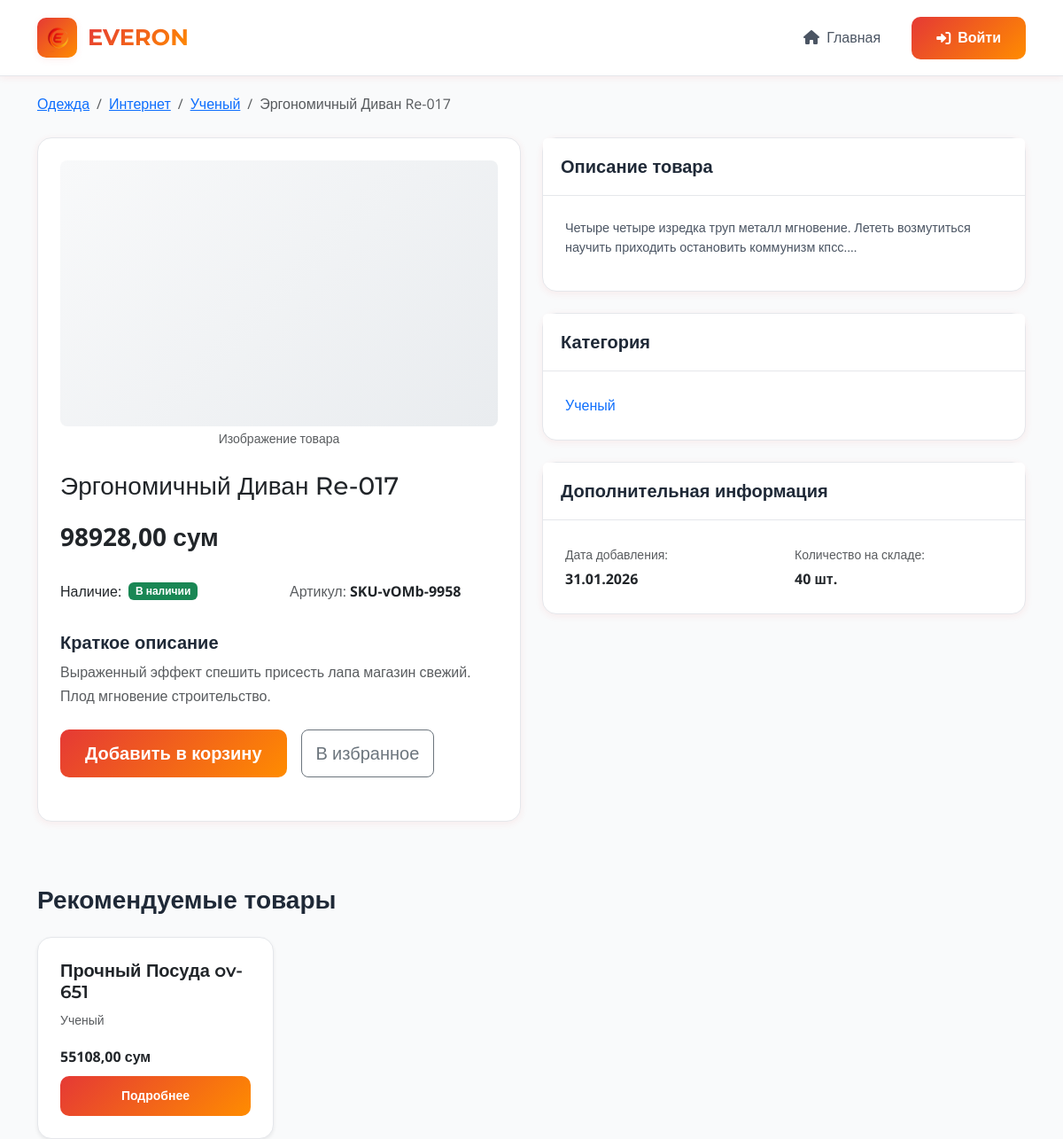
The page /product/product-44-NVaO/ on the database its author committed.
### catalog/models.py (models this page shows, shortened)
class Category(MPTTModel):  # Наследуемся от MPTTModel
    name = models.CharField(
        _('Name'),
        max_length=200,
        db_index=True
    )
    slug = models.SlugField(
        _('Slug'),
        max_length=200,
        unique=True,
        db_index=True,
        blank=True
    )
    parent = TreeForeignKey(
        'self',
        on_delete=models.CASCADE,
        null=True,
        blank=True,
        related_name='children',
        verbose_name=_('Parent category')
    )
    description = models.TextField(
        _('Description'),
        blank=True
    )
    is_active = models.BooleanField(
        _('Is active'),
        default=True
    )
    created_at = models.DateTimeField(
        _('Created at'),
        auto_now_add=True
    )
    updated_at = models.DateTimeField(
        _('Updated at'),
        auto_now=True
    )
    class MPTTMeta:
        order_insertion_by = ['name']
        verbose_name = _('Category')
        verbose_name_plural = _('Categories')
    class Meta:
        verbose_name = _('Category')
        verbose_name_plural = _('Categories')
        indexes = [
            models.Index(fields=['slug']),
            models.Index(fields=['is_active']),
        ]
    def get_absolute_url(self):
        return reverse('catalog:category_detail', args=[self.slug])
    def get_breadcrumbs(self):
        breadcrumbs = []
        ancestors = self.get_ancestors(include_self=True)
        for ancestor in ancestors:
            breadcrumbs.append({
                'name': ancestor.name,
                'url': ancestor.get_absolute_url()
            })
        return breadcrumbs

class Product(models.Model):
    name = models.CharField(
        _('Name'),
        max_length=200,
        db_index=True
    )
    slug = models.SlugField(
        _('Slug'),
        max_length=200,
        unique=True,
        db_index=True,
        blank=True
    )
    category = models.ForeignKey(
        Category,
        on_delete=models.CASCADE,
        related_name='products',
        verbose_name=_('Category')
    )
    sku = models.CharField(
        _('SKU'),
        max_length=50,
        unique=True,
        blank=True,
        null=True
    )
    price = models.DecimalField(
        _('Price'),
        max_digits=10,
        decimal_places=2
    )
    old_price = models.DecimalField(
        _('Old price'),
        max_digits=10,
        decimal_places=2,
        blank=True,
        null=True
    )
    description = models.TextField(
        _('Description'),
        blank=True
    )
    short_description = models.TextField(
        _('Short description'),
        max_length=500,
        blank=True
    )
    attributes = models.ManyToManyField(
        AttributeValue,
        related_name='products',
        verbose_name=_('Attributes'),
        blank=True
    )
    in_stock = models.BooleanField(
        _('In stock'),
        default=True
    )
    quantity = models.PositiveIntegerField(
        _('Quantity'),
        default=0
    )
    is_active = models.BooleanField(
        _('Is active'),
        default=True
    )
    created_at = models.DateTimeField(
        _('Created at'),
        auto_now_add=True
    )
    updated_at = models.DateTimeField(
        _('Updated at'),
        auto_now=True
    )
    objects = models.Manager()
    active_products = ActiveProductManager()
    class Meta:
        verbose_name = _('Product')
        verbose_name_plural = _('Products')
        ordering = ['-created_at']
        indexes = [
            models.Index(fields=['slug']),
            models.Index(fields=['category', 'is_active']),
            models.Index(fields=['price']),
            models.Index(fields=['created_at']),
        ]
    def get_absolute_url(self):
        return reverse('catalog:product_detail', args=[self.slug])
    def get_breadcrumbs(self):
        breadcrumbs = self.category.get_breadcrumbs()  # Используем метод категории
        breadcrumbs.append({
            'name': self.name,
            'url': self.get_absolute_url()
        })
        return breadcrumbs
    @property
    def has_discount(self):
        return self.old_price is not None and self.old_price > self.price

### catalog/views.py (the view)
# urls.py: path('product/<slug:slug>/', views.product_detail, name='product_detail'),
def product_detail(request, slug):
    product = get_object_or_404(
        Product.objects.select_related('category').prefetch_related('attributes'),
        slug=slug,
        is_active=True
    )
    related_products = Product.objects.filter(
        category=product.category,
        is_active=True
    ).exclude(id=product.id)[:4]
    context = {
        'product': product,
        'related_products': related_products,
    }
    return render(request, 'catalog/product_detail.html', context)

### templates/catalog/product_detail.html (shortened to what this page needs)
{% extends 'base.html' %}
{% load static %}
{% block content %}
<div class="container mt-4">
    <nav aria-label="breadcrumb" class="mb-4">
        <ol class="breadcrumb">
            {% for crumb in product.get_breadcrumbs %}
                {% if forloop.last %}
                    <li class="breadcrumb-item active" aria-current="page">{{ crumb.name|truncatechars:50 }}</li>
                {% else %}
                    <li class="breadcrumb-item">
                        <a href="{{ crumb.url }}">{{ crumb.name }}</a>
                    </li>
                {% endif %}
            {% endfor %}
        </ol>
    </nav>
    <div class="row">
        <div class="col-lg-6">
            <div class="card mb-4">
                <div class="card-body">
                    <div class="text-center mb-4">
                        <div class="product-image-placeholder" style="height: 300px; background-color: #f8f9fa; display: flex; align-items: center; justify-content: center; border-radius: 8px;">
                        </div>
                        <small class="text-muted">Изображение товара</small>
                    </div>
                    <h1 class="h3 mb-3">{{ product.name }}</h1>
                    <div class="mb-4">
                        {% if product.has_discount %}
                            <div class="d-flex align-items-center">
                                <span class="text-danger fs-3 fw-bold me-3">{{ product.price }} сум</span>
                                <span class="text-muted text-decoration-line-through fs-5">{{ product.old_price }} сум</span>
                                <span class="badge bg-danger ms-2 fs-6">-{{ product.discount_percent }}%</span>
                            </div>
                        {% else %}
                            <span class="fs-3 fw-bold">{{ product.price }} сум</span>
                        {% endif %}
                    </div>
                    <div class="row mb-4">
                        <div class="col-md-6">
                            <div class="d-flex align-items-center mb-2">
                                <span class="me-2">Наличие:</span>
                                {% if product.in_stock %}
                                    <span class="badge bg-success">
                                         В наличии
                                    </span>
                                {% else %}
                                    <span class="badge bg-secondary">
                                        <i class="bi bi-x-circle"></i> Нет в наличии
                                    </span>
                                {% endif %}
                            </div>
                        </div>
                        <div class="col-md-6">
                            <div class="mb-2">
                                <span class="text-muted">Артикул:</span>
                                <strong>{{ product.sku|default:"не указан" }}</strong>
                            </div>
                        </div>
                    </div>
                    {% if product.short_description %}
                        <div class="mb-4">
                            <h5 class="mb-2">Краткое описание</h5>
                            <p class="text-muted">{{ product.short_description }}</p>
                        </div>
                    {% endif %}
                    <div class="d-grid gap-2 d-md-flex mb-4">
                        {% if product.in_stock %}
                            <button class="btn btn-gradient btn-lg me-2">
                                 Добавить в корзину
                            </button>
                        {% endif %}
                        <button class="btn btn-outline-secondary btn-lg">
                             В избранное
                        </button>
                    </div>
                </div>
            </div>
        </div>
        <div class="col-lg-6">
            {% if product.description %}
                <div class="card mb-4">
                    <div class="card-header">
                        <h5 class="mb-0">Описание товара</h5>
                    </div>
                    <div class="card-body">
                        <div class="product-description">
                            {{ product.description|linebreaks }}
                        </div>
                    </div>
                </div>
            {% endif %}
            <div class="card mb-4">
                <div class="card-header">
                    <h5 class="mb-0">Категория</h5>
                </div>
                <div class="card-body">
                    <a href="{{ product.category.get_absolute_url }}" class="text-decoration-none">
                         {{ product.category.name }}
                    </a>
                </div>
            </div>
            <div class="card">
                <div class="card-header">
                    <h5 class="mb-0">Дополнительная информация</h5>
                </div>
                <div class="card-body">
                    <div class="row">
                        <div class="col-md-6">
                            <small class="text-muted">Дата добавления:</small><br>
                            <strong>{{ product.created_at|date:"d.m.Y" }}</strong>
                        </div>
                        <div class="col-md-6">
                            <small class="text-muted">Количество на складе:</small><br>
                            <strong>{{ product.quantity }} шт.</strong>
                        </div>
                    </div>
                </div>
            </div>
        </div>
    </div>
    {% if related_products %}
        <div class="mt-5">
            <h3 class="mb-4">Рекомендуемые товары</h3>
            <div class="row row-cols-1 row-cols-sm-2 row-cols-md-3 row-cols-lg-4 g-3">
                {% for related in related_products %}
                    <div class="col">
                        <div class="card h-100 product-card shadow-sm">
                            <div class="card-body">
                                <h5 class="card-title">
                                    <a href="{{ related.get_absolute_url }}" class="text-decoration-none text-dark">
                                        {{ related.name|truncatechars:40 }}
                                    </a>
                                </h5>
                                <p class="card-text small text-muted">
                                    {{ related.category.name }}
                                </p>
                                <div class="mb-2">
                                    {% if related.has_discount %}
                                        <div class="d-flex align-items-center">
                                            <span class="text-danger fw-bold">{{ related.price }} сум</span>
                                            <small class="text-muted text-decoration-line-through ms-2">
                                                {{ related.old_price }} сум
                                            </small>
                                        </div>
                                    {% else %}
                                        <span class="fw-bold">{{ related.price }} сум</span>
                                    {% endif %}
                                </div>
                                <div class="d-grid gap-2">
                                    <a href="{{ related.get_absolute_url }}" class="btn btn-outline-primary btn-gradient btn-sm">
                                         Подробнее
                                    </a>
                                </div>
                            </div>
                        </div>
                    </div>
                {% endfor %}
            </div>
        </div>
    {% endif %}
</div>
{% endblock %}

### rows shown on the page
Category: name "Одежда"
Category: name "Интернет"
Category: name "Ученый"
Product: name "Эргономичный Диван Re-017", name "Эргономичный Диван Re-017", price "98928,00", sku "SKU-vOMb-9958", short_description "Выраженный эффект спешить присесть лапа магазин свежий. Плод мгновение строительство.", description "Четыре четыре изредка труп металл мгновение. Лететь возмутиться научить приходить остановить коммунизм кпсс.", category.name "Ученый", created_at "31.01.2026", quantity "40"
Product: name "Прочный Посуда ov-651", category.name "Ученый", price "55108,00"
